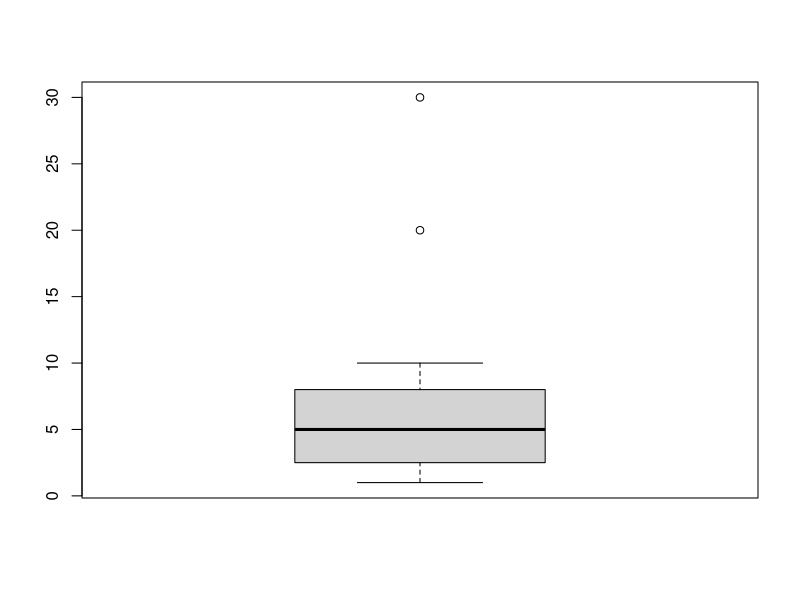

The R source for this figure:
y <- read.csv("data/tidy_2013_14.csv", sep=";") # assegna ad y i dati nel file

arr1 <- c(1, 2, 3, 4, 5, 6, NA, NA, 9, 1, 2, 3, NA, 5, 6, 7, NA, NA, 10, 20, 30)
# vettore numerico, i vettori devono contenere solo un tipo di variabile

arr2 <- c("red", "green", "blue", NA, "black", "red")
# vettore di stringhe, nota NA sempre valido

mean(arr1, na.rm = TRUE) # la media è estr sucettibile a valori outliers
median(arr1, na.rm = TRUE)  # la mediana è meno suscettibile

range(arr1, na.rm = TRUE) # la variabilità dei dati, il min e il max

length(arr1) # lunghezza del vettore, dim() non funziona perchè arr1 è unidimensionale

quantile(arr1, na.rm = TRUE) # quantili del vettore arr1

boxplot(arr1)
# un boxplot ha il centro sulla mediana, il box tra il primo e terzo quantile 25-75 % dei dati
# i baffi sono i valori meno probabili, gli outliers stanno di molto fuori (2 volte il baffo)

sd(arr1, na.rm = TRUE) # deviazione standard σ, distanza tra la media e il primo punto
                       # di flesso della curva di distribuzione
                       # il 95% dei dati si trova tra -2σ e 2σ (più precisamente tra -1.96σ e 1.96σ)

var(arr1, na.rm = TRUE) # varianza, che è semplicemente σ²

# sd(arr1, na.rm = TRUE)*sd(arr1, na.rm = TRUE) == var(arr1, na.rm = TRUE)

sd(arr1, na.rm = TRUE)/sqrt(length(na.omit(arr1))) # errore standard
                                                   # deviazione/radice del numero di valori
                                                   # SENZA CONTARE GLI NA

t.test(arr1, na.rm = TRUE) # t test per arr1

as.numeric(arr2) # prova a trasformare arr2 in numerico ma non può

# CONTINUA LA LEZIONE SU "OurFirstScript.R" nella stessa directory
